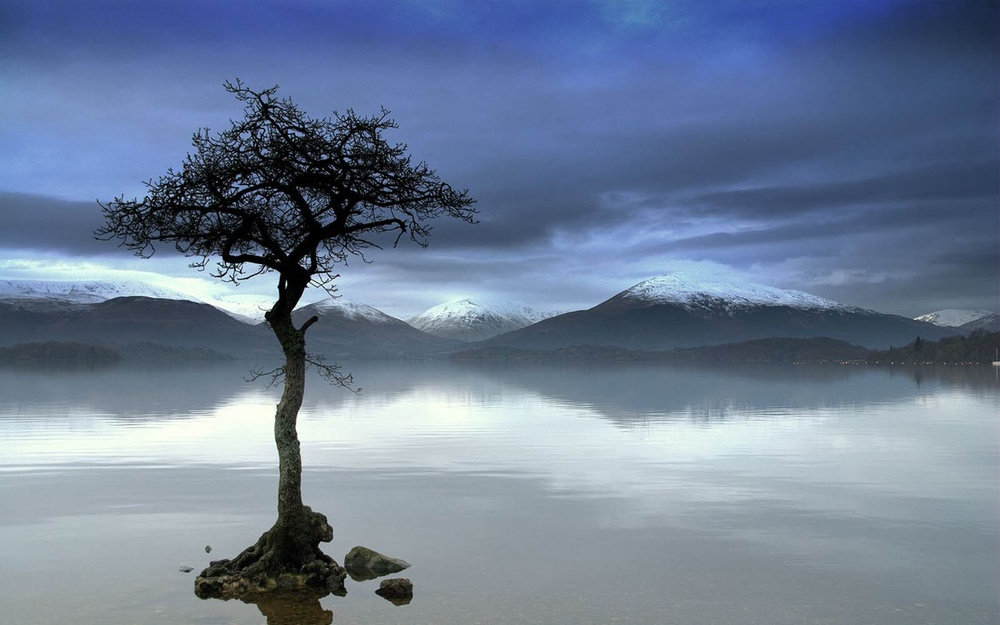
#> input picture image2.jpg, 1000 x 625 px, shrunk from 1600 x 1000 before the run
$ python metode3.py
#> lines starting #> are read from the running program, lines starting #| are printed output that depends on the picture
import numpy as np
import cv2
from matplotlib import pyplot as plt

img = cv2.imread('image2.jpg',0)
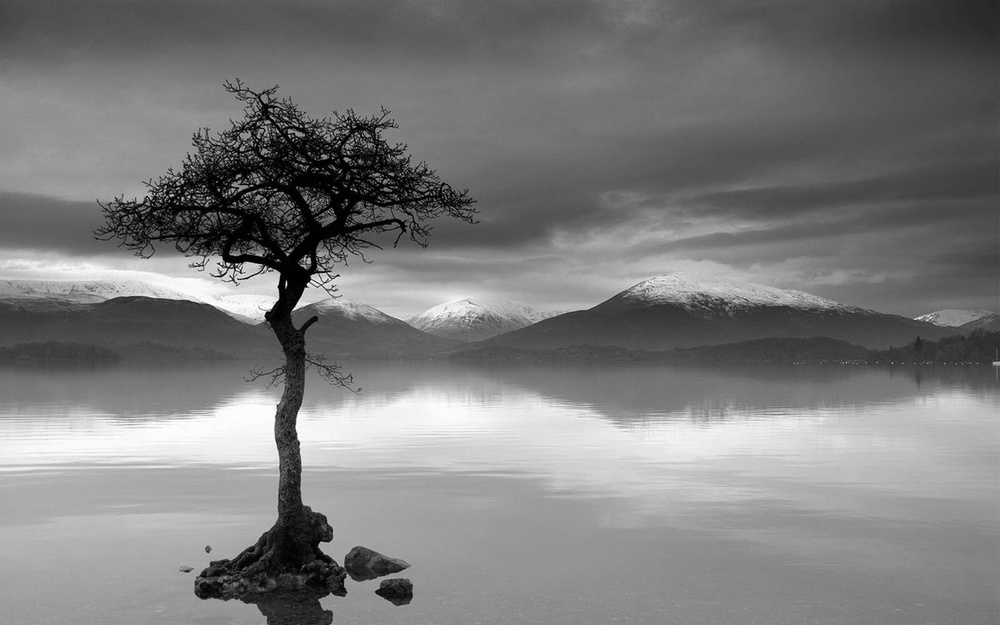
#> img: shape (625, 1000); min 0, max 255, mean 124.4

dft = cv2.dft(np.float32(img),flags = cv2.DFT_COMPLEX_OUTPUT)
dft_shift = np.fft.fftshift(dft)

rows, cols = img.shape
#> rows = 625; cols = 1000
crow,ccol = int(rows/2) , int( cols/2)
#> crow = 312; ccol = 500

# create a mask first, center square is 1, remaining all zeros
mask = np.zeros((rows,cols,2),np.uint8)
mask[crow-30:crow+30, ccol-30:ccol+30] = 1

# apply mask and inverse DFT
fshift = dft_shift*mask
f_ishift = np.fft.ifftshift(fshift)
img_back = cv2.idft(f_ishift)
img_back = cv2.magnitude(img_back[:,:,0],img_back[:,:,1])
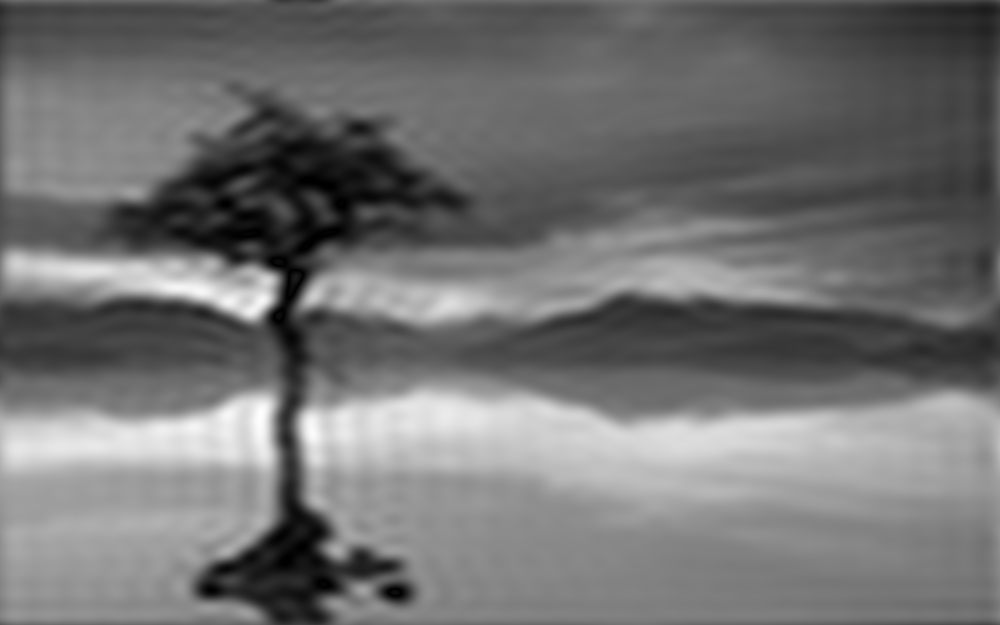
#> img_back: shape (625, 1000) float32; min 109273.5, max 172831744, mean 77764456; drawn with min black and max white

plt.subplot(121),plt.imshow(img, cmap = 'gray')
plt.title('Input Image'), plt.xticks([]), plt.yticks([])
plt.subplot(122),plt.imshow(img_back, cmap = 'gray')
plt.title('Magnitude Spectrum'), plt.xticks([]), plt.yticks([])
plt.show()
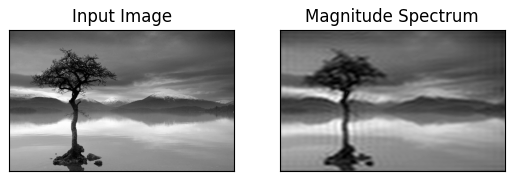
#> figure drawn by matplotlib, 2 panels
